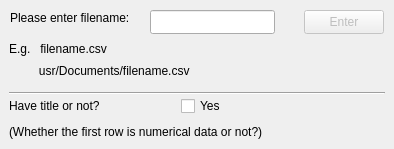
<?xml version="1.0" encoding="UTF-8"?>
<ui version="4.0">
 <class>Dialog1</class>
 <widget class="QDialog" name="Dialog1">
  <property name="geometry">
   <rect>
    <x>0</x>
    <y>0</y>
    <width>394</width>
    <height>149</height>
   </rect>
  </property>
  <property name="windowTitle">
   <string>Dialog</string>
  </property>
  <widget class="QPushButton" name="enterButton">
   <property name="enabled">
    <bool>false</bool>
   </property>
   <property name="geometry">
    <rect>
     <x>304</x>
     <y>10</y>
     <width>80</width>
     <height>24</height>
    </rect>
   </property>
   <property name="text">
    <string>Enter</string>
   </property>
   <property name="default">
    <bool>true</bool>
   </property>
  </widget>
  <widget class="QLabel" name="label">
   <property name="geometry">
    <rect>
     <x>10</x>
     <y>10</y>
     <width>134</width>
     <height>16</height>
    </rect>
   </property>
   <property name="text">
    <string>Please enter filename:</string>
   </property>
  </widget>
  <widget class="QLineEdit" name="lineEdit">
   <property name="geometry">
    <rect>
     <x>150</x>
     <y>10</y>
     <width>125</width>
     <height>24</height>
    </rect>
   </property>
  </widget>
  <widget class="QLabel" name="label_3">
   <property name="geometry">
    <rect>
     <x>9</x>
     <y>41</y>
     <width>114</width>
     <height>16</height>
    </rect>
   </property>
   <property name="text">
    <string>E.g.   filename.csv </string>
   </property>
  </widget>
  <widget class="QLabel" name="label_4">
   <property name="geometry">
    <rect>
     <x>9</x>
     <y>63</y>
     <width>206</width>
     <height>16</height>
    </rect>
   </property>
   <property name="text">
    <string>         usr/Documents/filename.csv</string>
   </property>
  </widget>
  <widget class="QLabel" name="label_5">
   <property name="geometry">
    <rect>
     <x>9</x>
     <y>124</y>
     <width>291</width>
     <height>16</height>
    </rect>
   </property>
   <property name="text">
    <string>(Whether the first row is numerical data or not?)</string>
   </property>
  </widget>
  <widget class="Line" name="line">
   <property name="geometry">
    <rect>
     <x>9</x>
     <y>85</y>
     <width>376</width>
     <height>16</height>
    </rect>
   </property>
   <property name="orientation">
    <enum>Qt::Horizontal</enum>
   </property>
  </widget>
  <widget class="QWidget" name="">
   <property name="geometry">
    <rect>
     <x>9</x>
     <y>94</y>
     <width>217</width>
     <height>24</height>
    </rect>
   </property>
   <layout class="QHBoxLayout" name="horizontalLayout_2">
    <item>
     <widget class="QLabel" name="label_2">
      <property name="text">
       <string>Have title or not? </string>
      </property>
     </widget>
    </item>
    <item>
     <spacer name="horizontalSpacer">
      <property name="orientation">
       <enum>Qt::Horizontal</enum>
      </property>
      <property name="sizeHint" stdset="0">
       <size>
        <width>48</width>
        <height>20</height>
       </size>
      </property>
     </spacer>
    </item>
    <item>
     <widget class="QCheckBox" name="checkBox">
      <property name="text">
       <string>Yes</string>
      </property>
     </widget>
    </item>
   </layout>
  </widget>
 </widget>
 <resources/>
 <connections/>
</ui>
